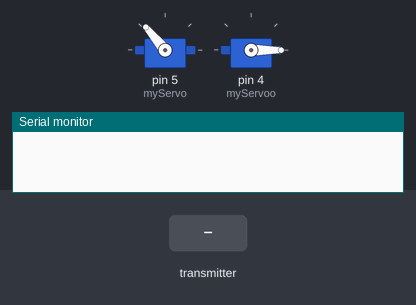
A sketch run on a simulated Arduino Uno, built with avr-gcc and run on an emulated ATmega328P. Parts: 2 × servo, the last lines printed to the serial monitor. Inputs (shaded band) come from the test bench. No radio packets arrive unless stated.

Above: at 1.2 s.
1.3 s: the transmitter starts sending data1 = 512
At 3.1 s:
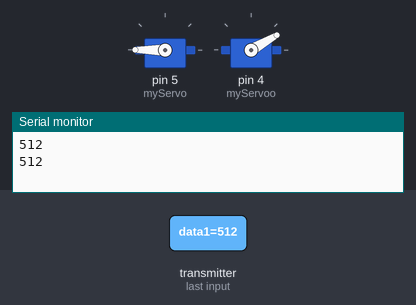
4.3 s: the transmitter starts sending data1 = 0
At 4.6 s:
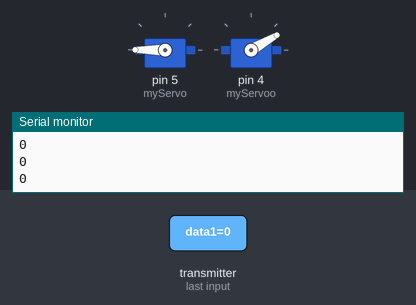
5.8 s: the transmitter starts sending data1 = 1023
At 7.6 s:
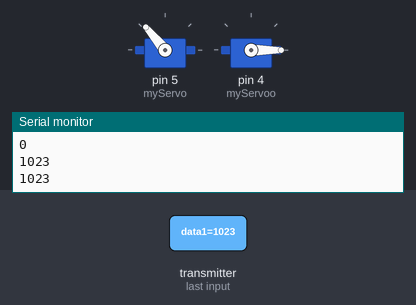
Timing chart, 0 to 14.8 s (numbered marks = the images above; inputs shaded):
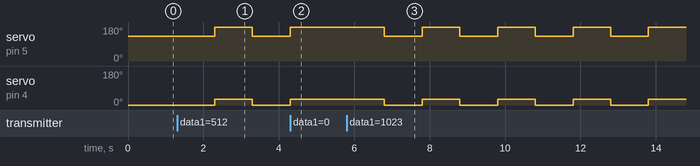

Measured:
- after the input at 1.3 s, servo on pin 5 (myServo): 130° → 180° after 1.0 s, → 130° 1.0 s later; servo on pin 4 (myServoo): 0° → 30° after 1.0 s, → 0° 1.0 s later
- after the input at 4.3 s, servo on pin 5 (myServo): goes on until 4.3 s, then stays 180°; servo on pin 4 (myServoo): goes on until 4.3 s, then stays 30°
- after the input at 5.8 s, servo on pin 5 (myServo): alternates 180° for 1.0 s and 130° for 1.0 s, starting after 1.0 s; servo on pin 4 (myServoo): alternates 30° for 1.0 s and 0° for 1.0 s, starting after 1.0 s

The sketch:

Receiver_Servo.ino
```cpp
#include <SPI.h>      //SPI library for communication with the nRF24L01+
#include "RF24.h"  //The main library of the nRF24L01+
#include <Servo.h> // servo library


RF24 radio (7,8); // CE,CSN
Servo myServo;
Servo myServoo;

//Define packet for the direction (X axis and Y axis)
int data1;

boolean t= false;


//Create a pipe addresses for  communication
const uint64_t pipe = 0xE8E8F0F0E1LL;

void setup() {
Serial.begin(9600);
myServo.attach(5);
myServoo.attach(4);
radio.begin();                    //Start the nRF24 communicate
radio.openReadingPipe(1, pipe);   //Sets the address of the transmitter to which the program will receive data.
radio.startListening();

}

void loop() {
  if (radio.available()) {
    radio.read(&data1, sizeof(data1));
    Serial.println(data1);
  }

if(data1 > 340){
t=!t;
delay(1000);

}
if(t==true) {
 myServo.write(180);
 myServoo.write(30);

}else {
 myServoo.write(0);
 myServo.write(130);
   }

}
```
